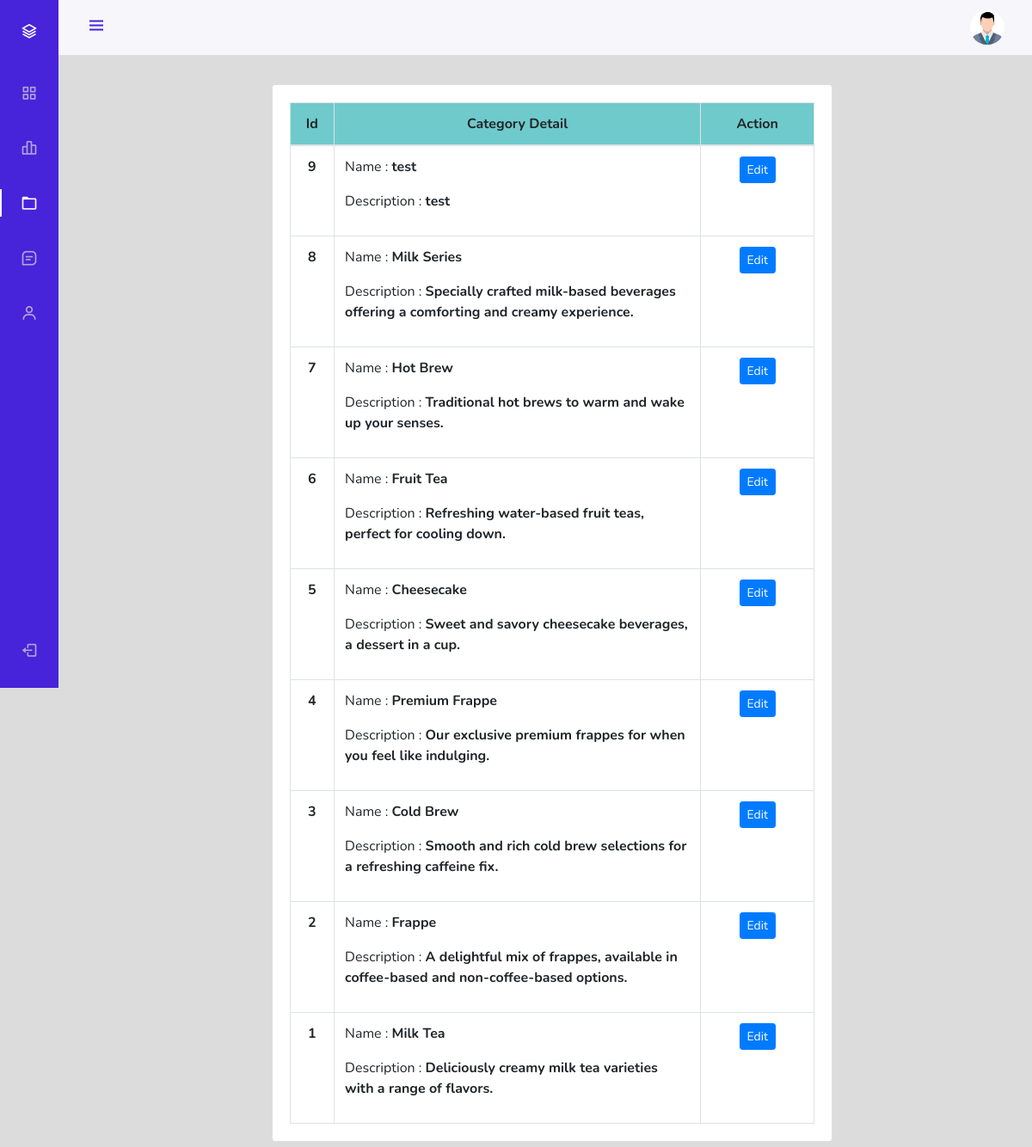
Page /admin/index.php?page=categoryManage (signed in) on the earlier database version.
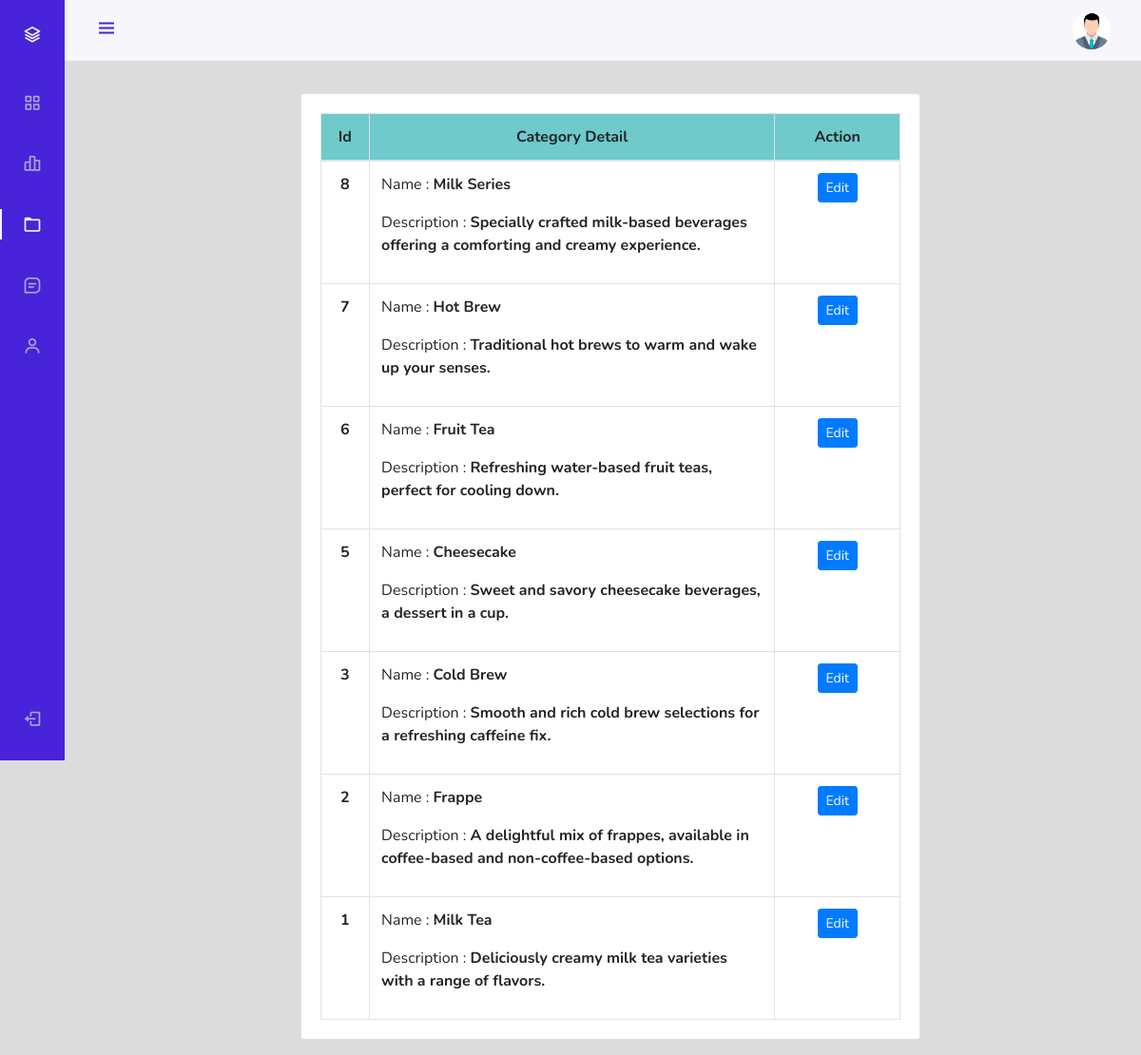
Same page on the later database version.
### tables this page shows
CREATE TABLE `categories` (
  `categoryId` int NOT NULL,
  `categoryName` varchar(255) NOT NULL,
  `categoryDesc` text NOT NULL,
  `categoryCreateDate` datetime NOT NULL DEFAULT CURRENT_TIMESTAMP
);

### admin/categoryManage.php (the view, shortened to what this page needs)
<div class="container-fluid" style="margin-top:98px">
    <div class="container" style="margin-top: 98px;">
        <div class="col-md-8 mx-auto d-block mb-3">
            <div class="card">
                <div class="card-body">
                    <div class="table-responsive">
                        <table class="table table-bordered table-hover mb-0">
                            <thead style="background-color: rgb(111 202 203);">
                                <tr>
                                    <th class="text-center" style="width:7%;">Id</th>
                                    <th class="text-center" style="width:58%;">Category Detail</th>
                                    <th class="text-center" style="width:18%;">Action</th>
                                </tr>
                            </thead>
                            <tbody>
                                <?php
                                $sql = "SELECT * FROM `categories` ORDER BY categoryId DESC";
                                $result = mysqli_query($conn, $sql);
                                while ($row = mysqli_fetch_assoc($result)) {
                                    $catId = $row['categoryId'];
                                    $catName = $row['categoryName'];
                                    $catDesc = $row['categoryDesc'];
                                    echo '<tr>
                                          <td class="text-center"><b>' . $catId . '</b></td>
                                          <td>
                                              <p>Name : <b>' . $catName . '</b></p>
                                              <p>Description : <b class="truncate">' . $catDesc . '</b></p>
                                          </td>
                                          <td class="text-center">
                                              <button class="btn btn-sm btn-primary edit_cat" type="button" data-toggle="modal" data-target="#updateCat' . $catId . '">Edit</button>
                                          </td>
                                      </tr>';
                                }
                                ?>
                            </tbody>
                        </table>
                    </div>
                </div>
            </div>
        </div>
    </div>
</div>

Differences in the rows shown:
removed categories: categoryId "9", categoryName "test", categoryDesc "test"
removed categories: categoryId "4", categoryName "Premium Frappe", categoryDesc "Our exclusive premium frappes for when you feel like indulging."
